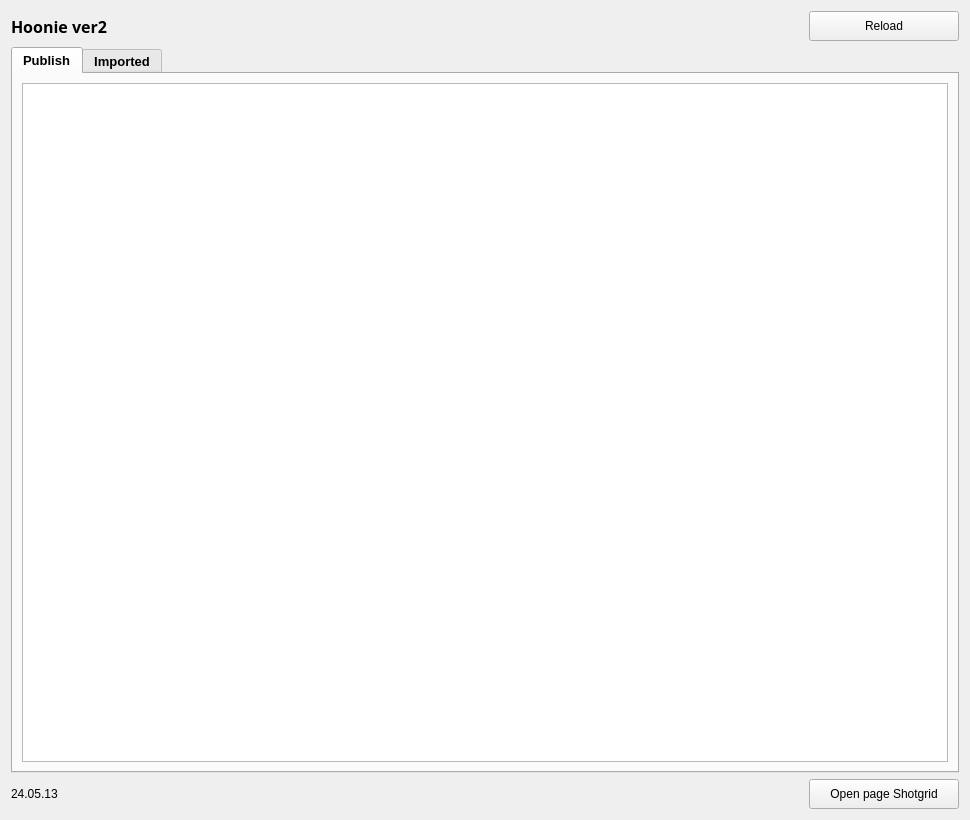
<?xml version="1.0" encoding="UTF-8"?>
<ui version="4.0">
 <class>Form</class>
 <widget class="QWidget" name="Form">
  <property name="geometry">
   <rect>
    <x>0</x>
    <y>0</y>
    <width>970</width>
    <height>820</height>
   </rect>
  </property>
  <property name="windowTitle">
   <string>HOONIE_ver02</string>
  </property>
  <layout class="QVBoxLayout" name="verticalLayout_2">
   <item>
    <layout class="QVBoxLayout" name="verticalLayout">
     <item>
      <layout class="QHBoxLayout" name="horizontalLayout_3">
       <item>
        <widget class="QLabel" name="label">
         <property name="font">
          <font>
           <family>나눔고딕</family>
           <pointsize>12</pointsize>
           <weight>75</weight>
           <bold>true</bold>
          </font>
         </property>
         <property name="text">
          <string>Hoonie ver2</string>
         </property>
        </widget>
       </item>
       <item>
        <widget class="QPushButton" name="btn_reload">
         <property name="minimumSize">
          <size>
           <width>150</width>
           <height>30</height>
          </size>
         </property>
         <property name="maximumSize">
          <size>
           <width>150</width>
           <height>30</height>
          </size>
         </property>
         <property name="sizeIncrement">
          <size>
           <width>0</width>
           <height>0</height>
          </size>
         </property>
         <property name="text">
          <string>Reload</string>
         </property>
        </widget>
       </item>
      </layout>
     </item>
     <item>
      <layout class="QHBoxLayout" name="horizontalLayout">
       <item>
        <widget class="QTabWidget" name="tabWidget">
         <property name="font">
          <font>
           <pointsize>10</pointsize>
           <weight>75</weight>
           <bold>true</bold>
          </font>
         </property>
         <property name="currentIndex">
          <number>0</number>
         </property>
         <widget class="QWidget" name="tab">
          <attribute name="title">
           <string>Publish</string>
          </attribute>
          <layout class="QHBoxLayout" name="horizontalLayout_6">
           <item>
            <widget class="QTreeView" name="publist">
             <property name="font">
              <font>
               <pointsize>9</pointsize>
               <weight>50</weight>
               <bold>false</bold>
              </font>
             </property>
            </widget>
           </item>
          </layout>
         </widget>
         <widget class="QWidget" name="tab_2">
          <attribute name="title">
           <string>Imported</string>
          </attribute>
          <layout class="QHBoxLayout" name="horizontalLayout_7">
           <item>
            <widget class="QTreeView" name="importedlist">
             <property name="font">
              <font>
               <pointsize>9</pointsize>
               <weight>50</weight>
               <bold>false</bold>
              </font>
             </property>
            </widget>
           </item>
          </layout>
         </widget>
        </widget>
       </item>
      </layout>
     </item>
     <item>
      <layout class="QHBoxLayout" name="horizontalLayout_4">
       <item>
        <widget class="QLabel" name="label_2">
         <property name="text">
          <string>24.05.13</string>
         </property>
        </widget>
       </item>
       <item>
        <widget class="QPushButton" name="btn_shotgrid">
         <property name="minimumSize">
          <size>
           <width>150</width>
           <height>30</height>
          </size>
         </property>
         <property name="maximumSize">
          <size>
           <width>150</width>
           <height>30</height>
          </size>
         </property>
         <property name="text">
          <string>Open page Shotgrid</string>
         </property>
        </widget>
       </item>
      </layout>
     </item>
    </layout>
   </item>
  </layout>
 </widget>
 <resources/>
 <connections/>
</ui>
